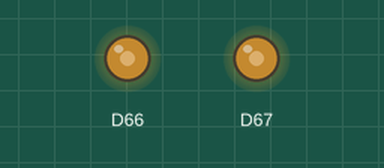
The sketch below on a simulated Arduino Due. On the bench: output pins drawn as LEDs (lit = HIGH). What the sketch prints to the serial monitor is not drawn.

Above: at 0.05 s.
At 0.95 s:
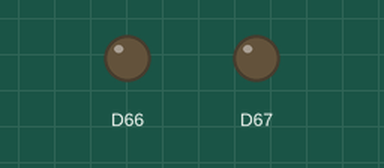
Timing chart, 0 to 3.0 s (numbered marks = the images above):
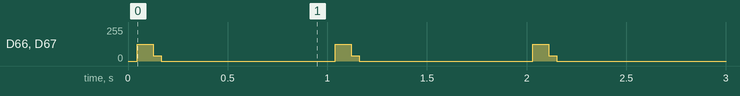

Measured:
- by itself, D66, D67: repeats every 0.99 s: 38/255 0.04 s, 0/255 0.87 s, 125/255 0.08 s

The sketch:

chirping.ino
```cpp
#include <DueTimer.h>
#include <Wire.h>

#define SAMPLE_RATE     (16000)   // How many times the DAC will sample per second
#define TIME_STEP       (0.0000625) // based on sample rate, 1/SAMPLE_RATE
#define CHIRP_DURATION  (0.10)    // How long the chirp will last
#define PITCH_START     (200)     // What pitch the chirp will begin at
#define PITCH_END       (1000)    // What pitch the chirp will end at

// Arduino DUE runs at 84 MHz
// divisor options:
// 1, 8, 64, 256, 1024
// We want 16 KHz interrupt rate
// Output cmopare at count 5250
//
// Counter register count up to 32 bits

// Counter ranges from 0 to 16,0000
const unsigned int samples_dur = (unsigned int) ((double) SAMPLE_RATE * (double) CHIRP_DURATION);
const double w_step = (( (double) PITCH_END - (double) PITCH_START) / ((double) CHIRP_DURATION));
int t0_counter = 0;
double elapsed_time = 0.0;

double *chirp;

// Gain ranges from 0 to 1
double left_gain = 1;
double right_gain = 1;

bool chirping = true;

// Interrupt for timer 4
// Timer 4 interrupts 16,000 times per second
void myHandler()
{
  if( t0_counter < samples_dur)
  {
    // Compute chirp DAC value
    unsigned int ear_r = chirp[t0_counter] * right_gain * 4095;
    unsigned int ear_l = chirp[t0_counter] * left_gain * 4095;
    // DAC0 is right ear
    analogWrite(DAC0, ear_r);

    // DAC1 is left ear
    analogWrite(DAC1, ear_l);
    // modify DAC value to output sine wave to both channels, dac0 and dac1
    elapsed_time = elapsed_time + TIME_STEP;
  }
  else if ((t0_counter >= samples_dur) && chirping)
  {
    analogWrite(DAC0, 0);
    analogWrite(DAC1, 0);
    chirping = false;
    // Turn off sound
  }

  t0_counter++;
  if( t0_counter >= SAMPLE_RATE)
  {
    t0_counter = 0;
    elapsed_time = 0.0;
    chirping = true;
  }
}

/**************************************************************************/
/*!

*/
/**************************************************************************/
void setup(void)
{
  Serial.begin(115200);
  Serial.println(F("stuart burtner")); Serial.println("");

  analogWriteResolution(12);

  Timer3.attachInterrupt(myHandler);
  Timer3.start(62.5);

  chirp = (double *) malloc(SAMPLE_RATE * CHIRP_DURATION * sizeof(double));
  if(chirp == NULL)
  {
    Serial.println( "CRITICAL ERROR :(");
    while(1);
  }

  for(int i =0; i < (SAMPLE_RATE * CHIRP_DURATION); i++)
  {
    // Compute chirp frequency
    double w_t = PITCH_START + w_step * TIME_STEP * i;
    // Compute chirp sine-wave value

    chirp[i] = (double) (1.0 + sin( 2 * PI * w_t * TIME_STEP * i)) / 2.0;
  }

  // Modify DAC 0 and DAC1 to output at 12 bit resolution
}

/**************************************************************************/
/*!
    @brief  Constantly check the roll/pitch/heading/altitude/temperature
*/
/**************************************************************************/
void loop(void)
{
  delay(200);
}
```
